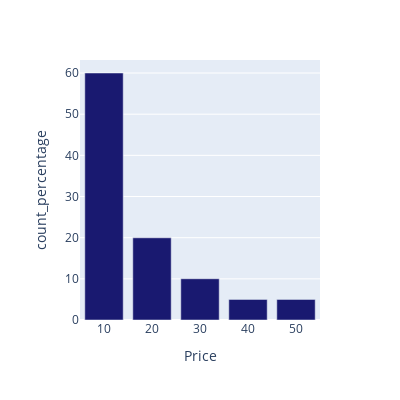

Notebook code for this chart:
### Code cell
# xticks problem
count_percentage_plot_by_column('Price','midnightblue')

### Figure 1 — Plotly figure (JSON) as saved in the notebook; plotly's stock layout.template omitted (floating-point values rounded to 4 significant figures)
{"data": [{"alignmentgroup": "True", "hovertemplate": "Price=%{x}<br>count_percentage=%{y}<extra></extra>", "legendgroup": "", "marker": {"color": "midnightblue", "pattern": {"shape": ""}}, "name": "", "offsetgroup": "", "orientation": "v", "showlegend": false, "textposition": "auto", "type": "bar", "x": ["10", "20", "30", "40", "50"], "xaxis": "x", "y": [60.01, 19.97, 10.02, 5, 5], "yaxis": "y"}], "layout": {"autosize": false, "barmode": "relative", "height": 400, "legend": {"tracegroupgap": 0}, "margin": {"t": 60}, "width": 400, "xaxis": {"anchor": "y", "domain": [0, 1], "title": {"text": "Price"}}, "yaxis": {"anchor": "x", "domain": [0, 1], "title": {"text": "count_percentage"}}}}
